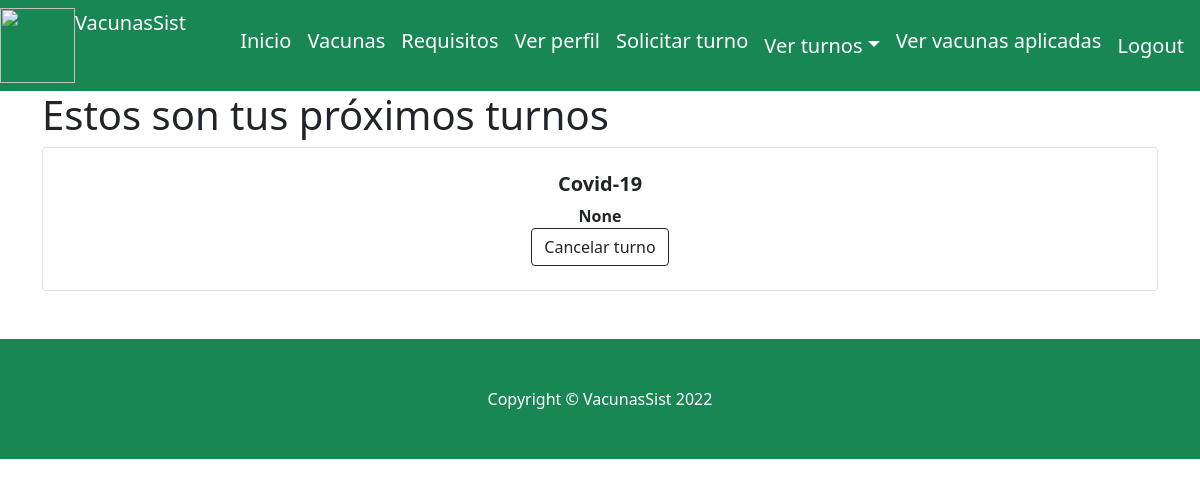
The app's page /ver_turnos (signed in), older data.
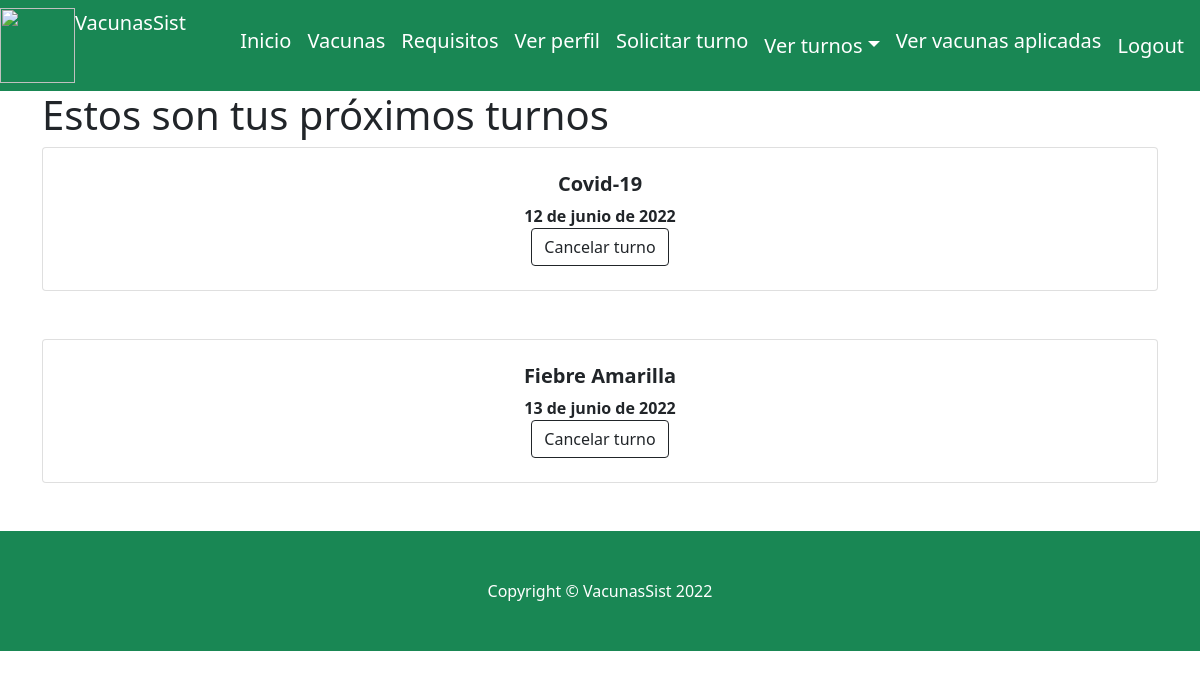
The same page, newer data.
### website/models.py (models this page shows)
class Turno(models.Model):
    user = models.ForeignKey(Usuario, on_delete=models.CASCADE)
    vacuna = models.CharField(max_length=20)
    fecha =  models.DateField(null=True)
    asignado = models.BooleanField(default=False)
    estado= models.ForeignKey(EstadosTurno, on_delete=models.CASCADE)

### website/views.py (the view)
# urls.py: path('ver_turnos',views.verTurnos, name="ver_turnos"),
def verTurnos(request):
    try:
        user_id = request.user.id
        lista_turnos= Turno.objects.filter(user_id=user_id).filter(estado=2)
        print(lista_turnos)
        if (lista_turnos):
            return render(request, 'website/ver_turnos.html', {
                'lista_turnos':lista_turnos
            })
        else:
            messages.error(request, 'Usted no tiene turnos aceptados ')
            return render(request, 'website/index.html',{})
    except Exception as e:
        print(repr(e))

### website/templates/website/ver_turnos.html (shortened to what this page needs)
{% extends "website/layout.html" %}
{% block body %}
<div class="container">
  <div class="row">
    <div class="col">
            <table>
                <h1>Estos son tus próximos turnos</h1>
                {% for un_turno in lista_turnos %}
                <div class="col mb-5">
                    <div class="card h-100">
                        <div class="card-body p-4">
                            <div class="text-center">
                                <h5 class="fw-bolder">{{ un_turno.vacuna }}</h5>
                                <b> {{ un_turno.fecha }} </b>
                                <div class="nav-item"><a class="btn btn-outline-dark mt-auto" href="{% url 'cancelar_turno_usuario' un_turno.id %}">Cancelar turno</a></div>
                            </div>
                        </div>
                    </div>
                </div>
                {% endfor  %}
            </table>
    </div>
    </div>
  </div>
 {% endblock %}

### website/templates/website/layout.html (shortened to what this page needs)
{% load static %}
<!DOCTYPE html>
<html lang="en">
    <head>
        <link href="https://cdn.jsdelivr.net/npm/bootstrap-icons@1.4.1/font/bootstrap-icons.css" rel="stylesheet" />
        <link href="{% static 'css/styles.css' %}" rel="stylesheet" />
    </head>
    <body>
        <nav class="navbar navbar-expand-md navbar-white bg-success">
            <div class="navbar-collapse collapse w-75 order-1 order-md-0 dual-collapse2">
                <ul class="navbar-nav mr-auto">
                    <li class="nav-item active">
                        <IMG href="{% url 'index' %}"style="text-align: left;" src="https://i.imgur.com/zGzig89.png" width=75 height=75>
                    </li>
                    <li class="nav-item">
                        <a class="navbar-brand" style="color:white" href="{% url 'index' %}">VacunasSist</a>
                    </li>
                </ul>
            </div>
            <div class="mx-auto w-100 ">
                <ul class="navbar-nav mr-auto mx-auto">
                    <li class="nav-item"><a class="navbar-brand " style="color:white" href="{% url 'index' %}">Inicio</a></li>
                    {% if not request.user.es_vacunador %}
                        <li class="nav-item"><a class="navbar-brand " style="color:white" href="{% url 'informacion_vacuna' %}">Vacunas</a></li>
                        <li class="nav-item"><a class="navbar-brand " style="color:white" href="{% url 'requisitos_vacunas' %}">Requisitos</a></li>
                    {% endif %}
                        {% if request.user.is_authenticated %}
                            {% if not request.user.es_vacunador and not request.user.es_administrador%}
                                <li class="nav-item"><a class="navbar-brand " style="color:white" href="{% url 'verPerfil' %}">Ver perfil</a></li>
                                {% if request.user.identidad_verificada  %}
                                    <li class="nav-item"><a class="navbar-brand " style="color:white" href="{% url 'solicitar_turno' %}">Solicitar turno</a></li>
                                    <a class="nav-item navbar-brand mx-8 dropdown-toggle" id="navbarDropdown" style="color:white" href="#" role="button" data-bs-toggle="dropdown" aria-expanded="false">Ver turnos</a>
                                    <li class="nav-item"><a class="navbar-brand" style="color:white" href="{% url 'ver_vacunas_aplicadas' %}">Ver vacunas aplicadas</a></li>
                                {% endif %}
                            {% endif %}
                        {% endif %}
                </ul>
            </div>
            <div class="me-auto order-0 navbar-collapse collapse order-1 dual-collapse2" style="text-align: right;">
                <ul class="navbar-nav ml-auto">
                    {% if request.user.is_authenticated %}
                        <a class="nav-item"><a class="navbar-brand" style="color:white" href="{% url 'logout' %}">Logout</a>
                    {% else %}
                        <li class="nav-item"><a class="navbar-brand" style="color:white" href="{% url 'login' %}">Iniciar Sesión</a></li>
                        <li class="nav-item"><a class="navbar-brand" style="color:white" href="{% url 'register' %}">Registrar</a></li>
                    {% endif %}
                </ul>
            </div>
        </nav>
        {% block body %}
        {% endblock %}
        <footer class="py-5 bg-success">
            <div class="container px-5"><p class="m-0 text-center text-white">Copyright &copy; VacunasSist 2022</p></div>
        </footer>
    </body>
</html>

Row changes from the older to the newer data that the page shows:
changed Turno "Covid-19": fecha "None" → "12 de junio de 2022"
added Turno: vacuna "Fiebre Amarilla", fecha "13 de junio de 2022"
